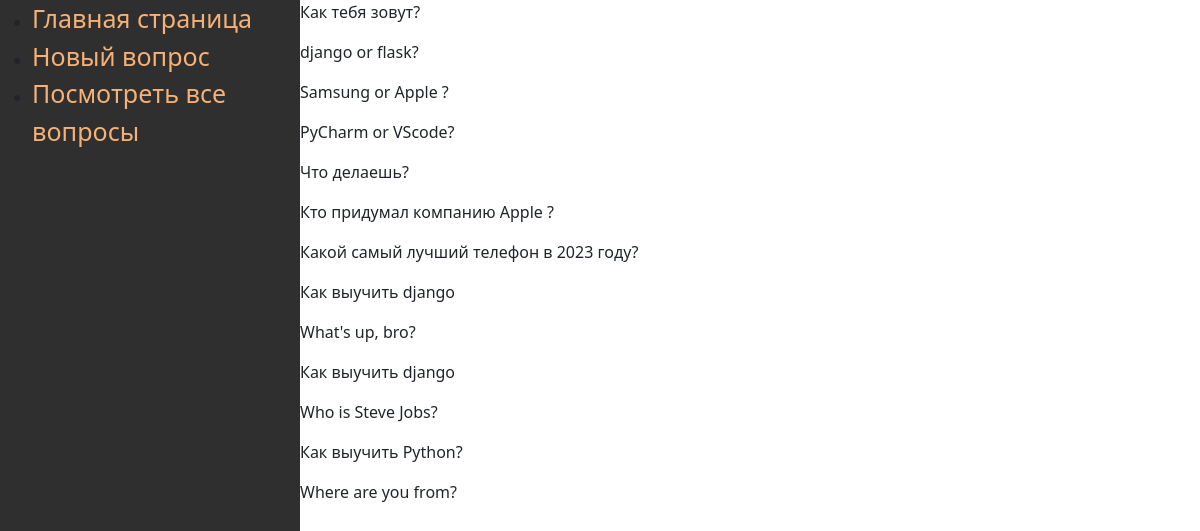
The page /all_questions/ on the database as committed earlier.
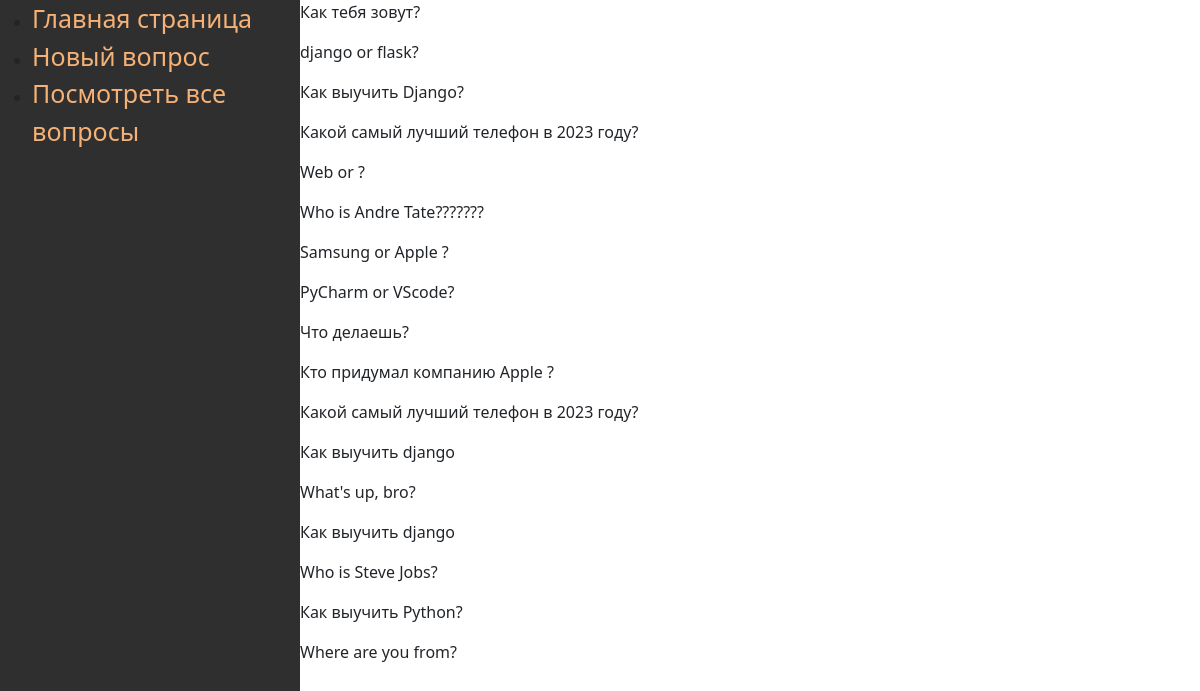
The same page on the database as committed later.
### polls/models.py (models this page shows, shortened)
class Question(models.Model):
    class Status(models.IntegerChoices):
        DRAFT = 0, 'Черновик'
        PUBLISHED = 1, 'Опубликовано'
    question_text = models.CharField('Название вопроса', max_length=50)
    slug = models.SlugField(max_length=50, unique=True, db_index=True, default='')
    pub_date = models.DateTimeField('Дата публикации', auto_now_add=True)
    update_date = models.DateTimeField(auto_now=True)
    is_published = models.BooleanField(choices=Status.choices, default=Status.PUBLISHED)
    objects = models.Manager()
    published = PublishedManager()
    class Meta:
        ordering = ['-pub_date']
        indexes = [
            models.Index(fields=['-pub_date'])
        ]
    def __str__(self):
        return self.question_text

### polls/views.py (the view)
# urls.py: path('all_questions/', views.AllQuestionsView.as_view(), name='all_questions')
class AllQuestionsView(generic.ListView):
    template_name = "polls/all_questions.html"
    context_object_name = "questions_list"
    def get_queryset(self):
        return Question.objects.all()

### polls/templates/polls/all_questions.html (shortened to what this page needs)
{% extends "polls/base.html" %}
{% load static %}
{% block content %}
{% for question in questions_list %}
    <p class="main-pages">{{ question }}</p>
{% endfor %}
{% endblock %}

### polls/templates/polls/base.html (shortened to what this page needs)
{% load static %}
<!DOCTYPE html>
<html lang="en">
<head>
    <link rel="stylesheet" href="https://cdn.jsdelivr.net/npm/bootstrap@5.2.3/dist/css/bootstrap.min.css"
>
    <link rel="stylesheet" href="{% static 'polls/style.css' %}">
</head>
<body>
    <aside id="aside" class="aside">
        <div class="menu">
            <ul>
                <li>
                    <a href="{% url 'polls:index' %}" title="Создать новый вопрос">Главная страница</a>
                </li>
                <li>
                    <a href="{% url 'polls:new_question' %}" title="Создать новый вопрос">Новый вопрос</a>
                </li>
                <li>
                    <a href="{% url 'polls:all_questions' %}" title="Посмотреть все вопросы">Посмотреть все вопросы</a>
                </li>
            </ul>
        </div>
    </aside>
    {% block content %}
    {% endblock %}
</body>
</html>

### polls/static/polls/style.css (style rules this page uses)
body { background: rgb(255, 255, 255); }
aside { background-color: #000000d0; float: left; height: 1204px; width: 300px; }
.menu a { text-decoration: none; color: rgb(245, 177, 118); font-size: 25px; }

Rows that differ between the two databases and show on the page:
added Question: question_text "Как выучить Django?"
added Question: question_text "Какой самый лучший телефон в 2023 году?"
added Question: question_text "Web or ?"
added Question: question_text "Who is Andre Tate???????"
